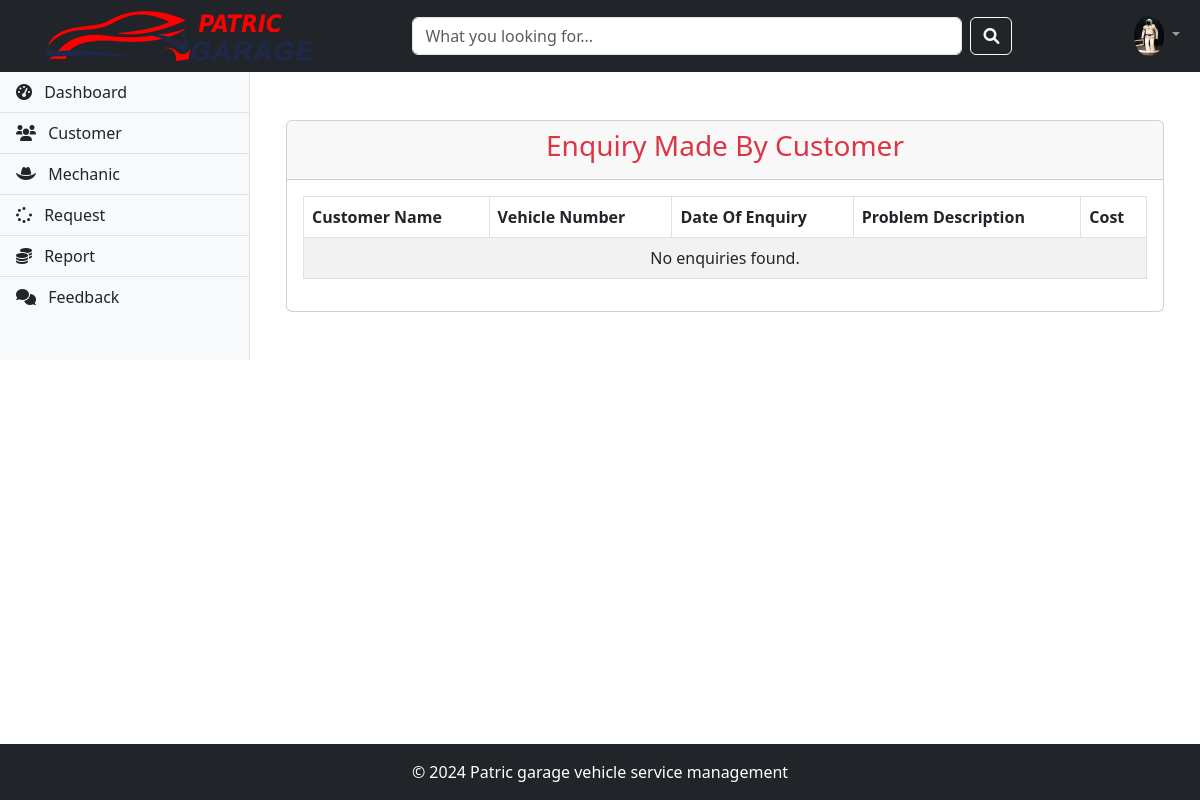
Page /admin-view-customer-enquiry (signed in) on the earlier database version.
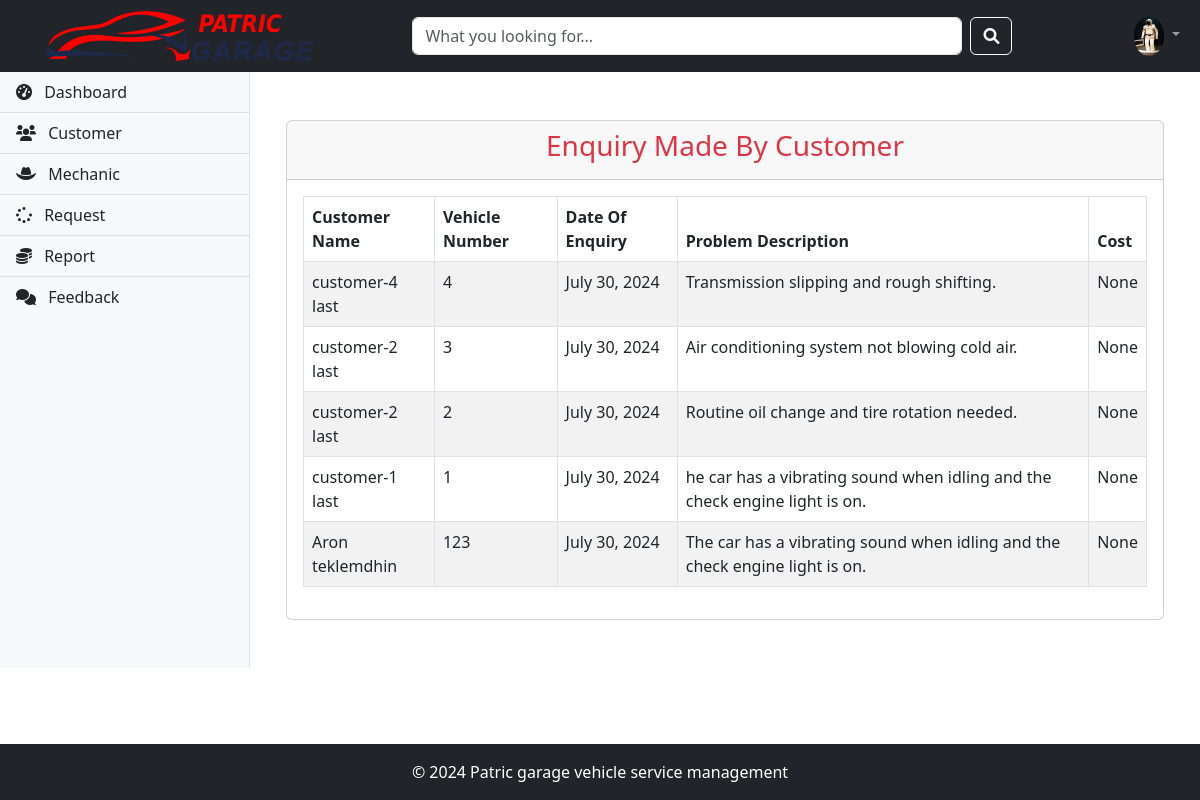
Same page on the later database version.
### vehicle/models.py (models this page shows, shortened)
class Customer(models.Model):
    user = models.OneToOneField(User, on_delete=models.CASCADE)
    address = models.CharField(max_length=500)
    mobile = models.CharField(max_length=20)
    profile_pic = models.ImageField(upload_to='profile_pic/CustomerProfilePic/', null=True, blank=True)

class Request(models.Model):
    CATEGORY_CHOICES = (
        ('two wheeler with gear', 'Two Wheeler with Gear'),
        ('two wheeler without gear', 'Two Wheeler without Gear'),
        ('three wheeler', 'Three Wheeler'),
        ('four wheeler', 'Four Wheeler')
    )
    STATUS_CHOICES = (
        ('Pending', 'Pending'),
        ('Approved', 'Approved'),
        ('Repairing', 'Repairing'),
        ('Repairing Done', 'Repairing Done'),
        ('Released', 'Released')
    )
    category = models.CharField(max_length=50, choices=CATEGORY_CHOICES)
    vehicle_no = models.PositiveIntegerField()
    vehicle_name = models.CharField(max_length=40)
    vehicle_model = models.CharField(max_length=40)
    vehicle_brand = models.CharField(max_length=40)
    problem_description = models.CharField(max_length=500)
    date = models.DateField(auto_now_add=True)
    cost = models.PositiveIntegerField(null=True)
    customer = models.ForeignKey('Customer', on_delete=models.CASCADE, null=True)
    mechanic = models.ForeignKey('Mechanic', on_delete=models.CASCADE, null=True)
    status = models.CharField(max_length=50, choices=STATUS_CHOICES, default='Pending')

### vehicle/views.py (the view)
# urls.py: path('admin-view-customer-enquiry', views.admin_view_customer_enquiry_view,name='admin-view-customer-enquiry'),
@login_required(login_url='adminlogin')
def admin_view_customer_enquiry_view(request):
    enquiry=models.Request.objects.all().order_by('-id')
    customers=[]
    for enq in enquiry:
        customer=models.Customer.objects.get(id=enq.customer_id)
        customers.append(customer)
    return render(request,'vehicle/admin_view_customer_enquiry.html',{'data':zip(customers,enquiry)})

### vehicle/templates/vehicle/admin_view_customer_enquiry.html
{% extends 'vehicle/adminbase.html' %}
{% block content %}
<div class="container my-4">
    <div class="row">
        <div class="col-12">
            <div class="card">
                <div class="card-header">
                    <h3 class="text-danger text-center">Enquiry Made By Customer</h3>
                </div>
                <div class="card-body">
                    <table class="table table-striped table-bordered">
                        <thead>
                            <tr>
                                <th>Customer Name</th>
                                <th>Vehicle Number</th>
                                <th>Date Of Enquiry</th>
                                <th>Problem Description</th>
                                <th>Cost</th>
                            </tr>
                        </thead>
                        <tbody>
                            {% for customer, enquiry in data %}
                            <tr>
                                <td>{{ customer.user.first_name }} {{ customer.user.last_name }}</td>
                                <td>{{ enquiry.vehicle_no }}</td>
                                <td>{{ enquiry.date }}</td>
                                <td>{{ enquiry.problem_description }}</td>
                                <td>{{ enquiry.cost }}</td>
                            </tr>
                            {% empty %}
                            <tr>
                                <td colspan="5" class="text-center">No enquiries found.</td>
                            </tr>
                            {% endfor %}
                        </tbody>
                    </table>
                </div>
            </div>
        </div>
    </div>
</div>
{% endblock content %}

Differences in the rows shown:
now on this page (row unchanged): Customer: user.first_name "customer-4", user.last_name "last", vehicle_no "4", date "July 30, 2024", problem_description "Transmission slipping and rough shifting.", cost "None"
now on this page (row unchanged): Customer: user.first_name "customer-2", user.last_name "last", vehicle_no "3", date "July 30, 2024", problem_description "Air conditioning system not blowing cold air.", cost "None", vehicle_no "2", problem_description "Routine oil change and tire rotation needed."
now on this page (row unchanged): Customer: user.first_name "customer-1", user.last_name "last", vehicle_no "1", date "July 30, 2024", problem_description "he car has a vibrating sound when idling and the check engine light is on.", cost "None"
now on this page (row edited): Customer: user.first_name "Aron", user.last_name "teklemdhin", vehicle_no "123", date "July 30, 2024", problem_description "The car has a vibrating sound when idling and the check engine light is on.", cost "None"
Other differences:
text no longer shown: "No enquiries found."
